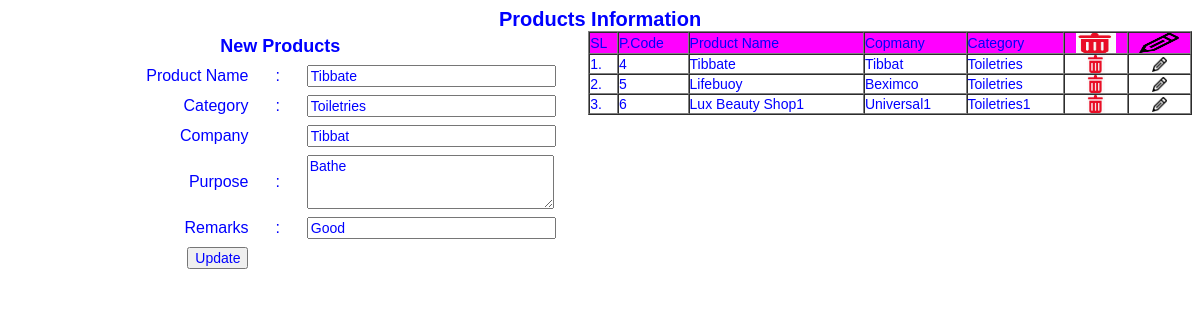
The app's page /project/new_product.php?edit_id=4 with its own data.
### tables this page shows
CREATE TABLE `product_info` (
  `id` int(11) NOT NULL,
  `product_name` varchar(64) NOT NULL,
  `product_category` varchar(64) NOT NULL,
  `product_company` varchar(64) NOT NULL,
  `product_purpose` varchar(256) NOT NULL,
  `product_avail` varchar(1) NOT NULL,
  `product_addby` varchar(32) NOT NULL,
  `product_remarks` varchar(64) NOT NULL,
  `created` timestamp NOT NULL DEFAULT current_timestamp() ON UPDATE current_timestamp()
);

### project/functions.php (called while the page is built, shortened)
<?php
	require_once("connect.php");
	function Product_Info($id,$field)
	{
		global $conn;
		$sql = "Select * from product_info where id = '$id'";
		if($result = mysqli_query($conn,$sql))
		{
			if(mysqli_num_rows($result) > 0)
			{
				$rows = mysqli_fetch_assoc($result);
				return $rows[$field];
			}
			else
				return "";
		}
		else
			return "";
	}
?>

### project/new_product.php (the view, shortened to what this page needs)
<?php
	require_once("connect.php");
	require_once("functions.php");
?>
<!DOCTYPE html PUBLIC "-//W3C//DTD XHTML 1.0 Transitional//EN" "http://www.w3.org/TR/xhtml1/DTD/xhtml1-transitional.dtd">
<html xmlns="http://www.w3.org/1999/xhtml">
<head>
<link rel="stylesheet" href="css/mystyle.css" type="text/css" />
</head>
<body>
<form action="" method="post">
<table width="100%" border="0" cellpadding="0" cellspacing="0">
    <td colspan="3"><?php	require_once("header.php");	?></td>
  <tr>
    <td colspan="3"><div align="center" class="style3">Products Information<a href="#" onclick="return Confirm()"></a></div></td>
    </tr>
  <tr>
    <td width="46%"><table width="100%" border="0" cellspacing="2" cellpadding="3">
      <tr>
        <td colspan="3"><div align="center" class="style4"><strong>New Products </strong></div></td>
        </tr>
      <tr>
        <td width="45%" class="style5"><div align="right">Product Name </div></td>
        <td width="9%" class="style5"><div align="center">:</div></td>
        <td width="46%" class="style5"><input type="text" name="product_name" style="width:100%" class="style6" value="<?php	if(isset($_REQUEST['edit_id'])) echo Product_Info($_REQUEST['edit_id'],"product_name");	?>" /></td>
      </tr>
      <tr>
        <td class="style5"><div align="right">Category</div></td>
        <td class="style5"><div align="center">:</div></td>
        <td class="style5"><input list="prod_cat" name="product_category" style="width:100%" class="style6" value="<?php	if(isset($_REQUEST['edit_id'])) echo Product_Info($_REQUEST['edit_id'],"product_category");	?>" />
					</td>
      </tr>
      <tr>
        <td class="style5"><div align="right">Company</div></td>
        <td class="style5">&nbsp;</td>
        <td class="style5"><input list="prod_com" name="product_company" style="width:100%" class="style6" value="<?php	if(isset($_REQUEST['edit_id'])) echo Product_Info($_REQUEST['edit_id'],"product_company");	?>" />
				</td>
      </tr>
      <tr>
        <td class="style5"><div align="right">Purpose</div></td>
        <td class="style5"><div align="center">:</div></td>
        <td class="style5"><textarea name="product_purpose" style="width:100%;" rows="3" class="style6"><?php	if(isset($_REQUEST['edit_id'])) echo Product_Info($_REQUEST['edit_id'],"product_purpose");	?></textarea></td>
      </tr>
      <tr>
        <td class="style5"><div align="right">Remarks
        </div>
          <div align="right"></div></td>
        <td class="style5"><div align="center">:</div></td>
        <td class="style5"><input type="text" name="product_remarks" style="width:100%" class="style6" value="<?php	if(isset($_REQUEST['edit_id'])) echo Product_Info($_REQUEST['edit_id'],"product_remarks");	?>" /></td>
      </tr>
      <tr>
        <td class="style5"><div align="right"><?php
			if(isset($_REQUEST['edit_id']))
				echo "<input type='submit' name='update' value='Update' class='style6'  />";
			else
				echo "<input type='submit' name='add_new' value='Add New' class='style6'  />";
		?></div></td>
        <td class="style5"><div align="center"></div></td>
        <td class="style5">&nbsp;</td>
      </tr>
      <tr>
        <td><div align="right"></div></td>
        <td>&nbsp;</td>
        <td>&nbsp;</td>
      </tr>
    </table></td>
    <td width="3%">&nbsp;</td>
    <td width="51%" valign="top"><?php
		$sql = "Select * from product_info where product_avail = 'Y'";
			if($result = mysqli_query($conn,$sql))
			{
				if(mysqli_num_rows($result) > 0)
				{
					echo "<table width='100%' border='1' class='style6' cellspacing='0' cellpadding='0'>";
					echo "<tr bgcolor='#FF00FF'><td>SL</td>";
					echo "<td>P.Code</td>";
					echo "<td>Product Name</td>";
					echo "<td>Copmany</td>";
					echo "<td>Category</td>";
					echo "<td align='center'><img src='images/delete_icon.jpg' width='40' height='20' /></td>";
					echo "<td align='center'><img src='images/edit_icon.png' width='40' height='20' /></td></tr>";
					$sl = 1;
					while($rows = mysqli_fetch_assoc($result))
					{
						echo "<tr><td>";	echo $sl++.'.';	echo "</td>";
						echo "<td>";	echo $rows["id"];	echo "</td>";
						echo "<td>";	echo $rows["product_name"];	echo "</td>";
						echo "<td>";	echo $rows["product_company"];	echo "</td>";
						echo "<td>";	echo $rows["product_category"];	echo "</td>";
						echo "<td align='center'><a href='delete_product.php?id=";	echo $rows["id"];	echo "' onclick='return Confirm()'><img src='images/delete_icon.jpg' width='18' height='18' /></a></td>";
						echo "<td align='center'><a href='new_product.php?edit_id=";	echo $rows["id"];	echo "'><img src='images/edit_icon.png' width='15' height='15' /></a></td></tr>";
					}
					echo "</table>";
				}
			}
	?></td>
  </tr>
</table>
</form>
</body>
</html>

### New folder/css/mystyle.css (style rules this page uses)
.style3 { font-family:Verdana, Arial, Helvetica, sans-serif; font-size:20px; font-style:normal; font-weight:bold; color:#0000FF; }
.style4 { font-family:Verdana, Arial, Helvetica, sans-serif; font-size:18px; font-style:normal; font-weight:normal; color:#0000FF; }
.style5 { font-family:Verdana, Arial, Helvetica, sans-serif; font-size:16px; font-style:normal; font-weight:normal; color:#0000FF; }
.style6 { font-family:Verdana, Arial, Helvetica, sans-serif; font-size:14px; font-style:normal; font-weight:norman; color:#0000FF; }

### records on screen
product_info: product_name "Tibbate", product_category "Toiletries", product_company "Tibbat", product_purpose "Bathe", product_remarks "Good", id "4"
product_info: id "5", product_name "Lifebuoy", product_company "Beximco", product_category "Toiletries"
product_info: id "6", product_name "Lux Beauty Shop1", product_company "Universal1", product_category "Toiletries1"
